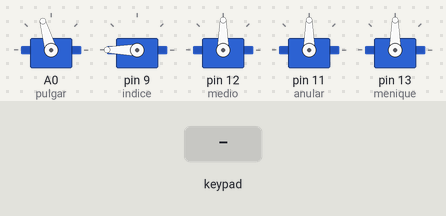
Simulated run of this sketch. Board: Arduino Uno, built with avr-gcc and run on an emulated ATmega328P. Shown: 5 × servo. Inputs (shaded band) come from the test bench.

Above: at 1.2 s.
1.3 s: key '1' pressed
At 2.5 s:
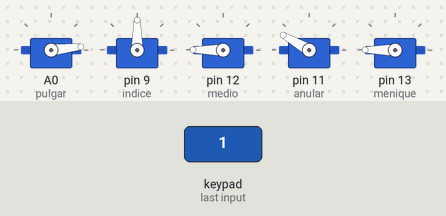
4.3 s: keypad keys 2 5 pressed 0.4 s apart
6.6 s: key '3' pressed
At 7.4 s:
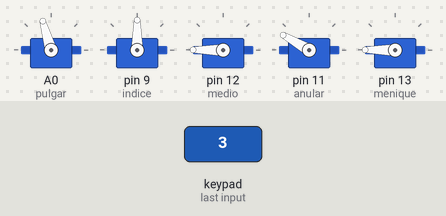
8.1 s: key '4' pressed
At 8.5 s:
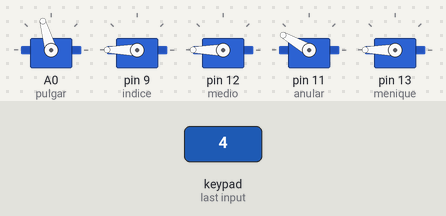
9.6 s: key '6' pressed
At 10.8 s:
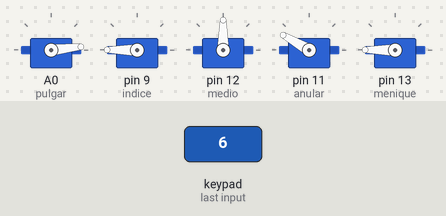
11.1 s: key '2' pressed
At 12.0 s:
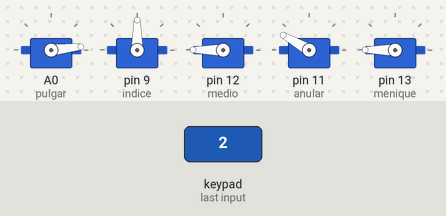
Timing chart, 0 to 13.6 s (numbered marks = the images above; inputs shaded):
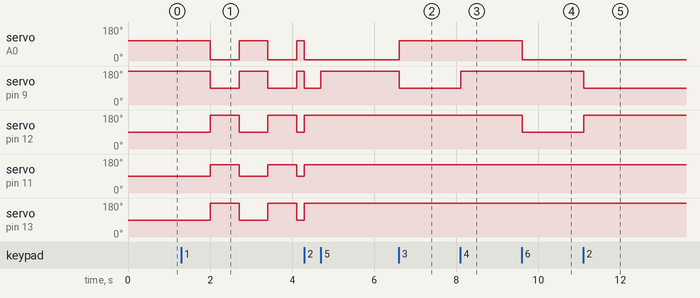

The sketch:

mano_robotica_teclado.ino
```cpp
#include <Keypad.h>
#include <Servo.h>

// SERVOMOTORES
Servo pulgar;
Servo indice;
Servo medio;
Servo anular;
Servo menique;

// TECLADO
char teclas[4][4] = {
  {'1','2','3','A'},
  {'4','5','6','B'},
  {'7','8','9','C'},
  {'*','0','#','D'}
};

byte filas[4] = {2, 3, 4, 5};
byte columnas[4] = {6, 7, 8, 10};

Keypad teclado = Keypad(
  makeKeymap(teclas),
  filas, columnas, 4, 4
);

// ANGULOS DE LOS DEDOS

int pulgarAbierto = 106;
int pulgarCerrado = 6;

int indiceAbierto = 180;
int indiceCerrado = 90;

int medioAbierto = 90;
int medioCerrado = 180;

int anularAbierto = 90;
int anularCerrado = 150;

int meniqueAbierto = 90;
int meniqueCerrado = 180;

// CONTROL DEL LOOP
bool movimiento = false;
bool fase = false;

unsigned long tiempoAnterior = 0;
unsigned long intervalo = 700;

// MANO COMPLETAMENTE ABIERTA
void abrirMano() {
  pulgar.write(pulgarAbierto);
  indice.write(indiceAbierto);
  medio.write(medioAbierto);
  anular.write(anularAbierto);
  menique.write(meniqueAbierto);
}

// MANO COMPLETAMENTE CERRADA
void cerrarMano() {
  pulgar.write(pulgarCerrado);
  indice.write(indiceCerrado);
  medio.write(medioCerrado);
  anular.write(anularCerrado);
  menique.write(meniqueCerrado);
}

// LETRA A
void letraA() {
  cerrarMano();
  pulgar.write(pulgarAbierto);
}

// LETRA L
void letraL() {
  cerrarMano();
  pulgar.write(pulgarAbierto);
  indice.write(indiceAbierto);
}

// NUMERO 1
void numeroUno() {
  cerrarMano();
  indice.write(indiceAbierto);
}

// NUMERO 2
void numeroDos() {
  cerrarMano();
  indice.write(indiceAbierto);
  medio.write(medioAbierto);
}

// CONFIGURACION INICIAL
void setup() {

  pulgar.attach(A0);
  indice.attach(9);
  medio.attach(12);
  anular.attach(11);
  menique.attach(13);

  abrirMano();
}

// PROGRAMA PRINCIPAL
void loop() {

  char tecla = teclado.getKey();

  // TECLA 0: DETENER Y ABRIR
  if (tecla == '0') {
    movimiento = false;
    fase = false;
    abrirMano();
  }

  // TECLA 1: MOVIMIENTO CONTINUO
  if (tecla == '1') {
    movimiento = true;
    fase = false;
    abrirMano();
    tiempoAnterior = millis();
  }

  // TECLA 2: CERRAR MANO
  if (tecla == '2') {
    movimiento = false;
    cerrarMano();
  }

  // TECLA 3: LETRA A
  if (tecla == '3') {
    movimiento = false;
    letraA();
  }

  // TECLA 4: LETRA L
  if (tecla == '4') {
    movimiento = false;
    letraL();
  }

  // TECLA 5: NUMERO 1
  if (tecla == '5') {
    movimiento = false;
    numeroUno();
  }

  // TECLA 6: NUMERO 2
  if (tecla == '6') {
    movimiento = false;
    numeroDos();
  }

  // MOVIMIENTO CONTINUO SIN BLOQUEAR EL TECLADO
  if (movimiento) {

    if (millis() - tiempoAnterior >= intervalo) {

      tiempoAnterior = millis();

      if (fase == false) {
        cerrarMano();
        fase = true;
      }

      else {
        abrirMano();
        fase = false;
      }
    }
  }
}
```

Measured:
- after the input at 1.3 s, servo on A0 (pulgar): alternates 106° for 0.70 s and 6° for 0.70 s, starting after 0.71 s; servo on pin 9 (indice): alternates 180° for 0.70 s and 90° for 0.70 s, starting after 0.71 s
- after the input at 6.6 s, servo on A0 (pulgar): 6° → 106° at once; servo on pin 9 (indice): 180° → 90° at once
- after the input at 8.1 s, servo on pin 9 (indice): 90° → 180° at once
- after the input at 9.6 s, servo on A0 (pulgar): 106° → 6° at once; servo on pin 12 (medio): 180° → 90° at once
- after the input at 11.1 s, servo on pin 9 (indice): 180° → 90° at once; servo on pin 12 (medio): 90° → 180° at once
